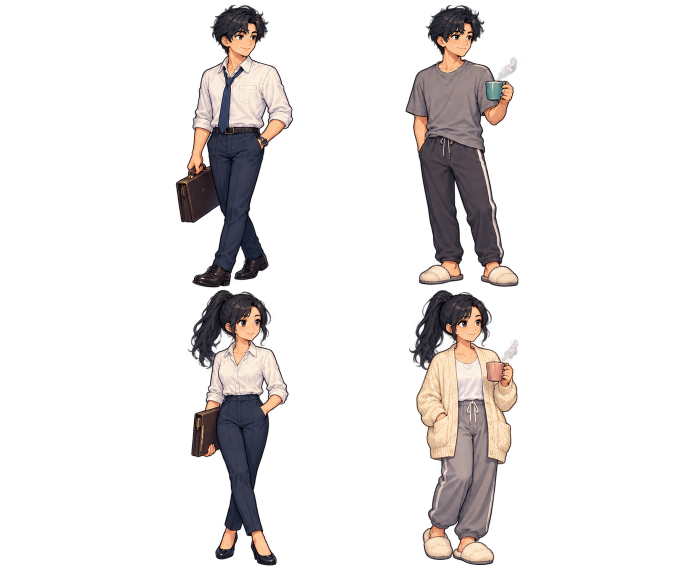
#> input picture assets/concept_v3/characters/protagonist_variants_sheet.png, 1374 x 1145 px (shown at 1/2 size)
$ python cut_characters.py
#> lines starting #> are read from the running program, lines starting #| are printed output that depends on the picture; after the words box and inside, x2 and y2 are one past the last pixel; in counts of white or black regions, pixels touching at a corner belong together
#!/usr/bin/env python3
"""Extract complete transparent figures from generated character sheets.

Reads alpha components to locate full figures, retaining the source RGBA pixels.
ImageMagick separates neighboring figures and crops; it does not repaint or resize.
Requires scipy, numpy, Pillow and ImageMagick 7.
"""
from __future__ import annotations

import argparse
import hashlib
import json
from pathlib import Path
import subprocess
import tempfile

import numpy as np
from PIL import Image
from scipy import ndimage

ROOT = Path(__file__).resolve().parents[1]


def digest(path):
    return hashlib.sha256(path.read_bytes()).hexdigest()


def extract_sheet(root: Path, source: Path, ids: list[str], labels_text: list[str],
                  columns: int, kinds: list[str]) -> tuple[list[dict], dict]:
#> called with columns = 2
    with Image.open(source) as image:
#> image is the input picture: PIL image 1374x1145 RGBA; mean R, G, B, A 24.5, 21.2, 20.2, 43.5
        pixels = np.asarray(image.convert('RGBA'), dtype=np.uint8)
    alpha = pixels[:, :, 3]
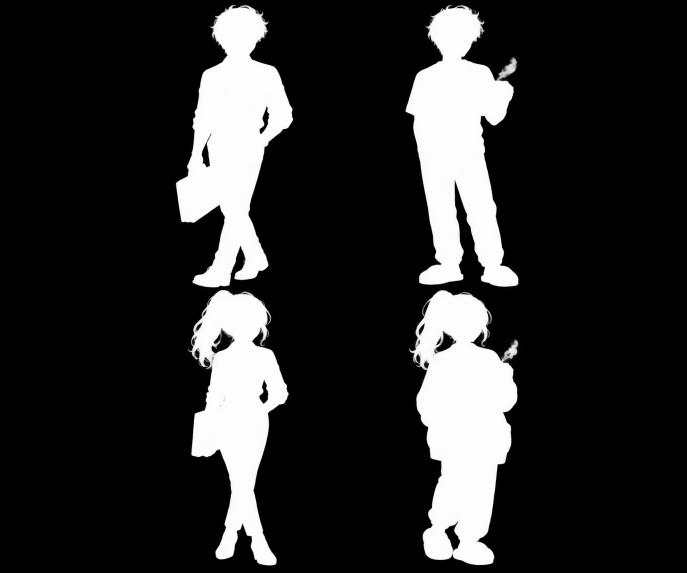
#> alpha: shape (1145, 1374) (shown at 1/2 size); min 0, max 255, mean 43.5
    # A >4 component includes soft edges but avoids invisible A=1 bridges between figures.
    component_labels, _ = ndimage.label(alpha > 4)
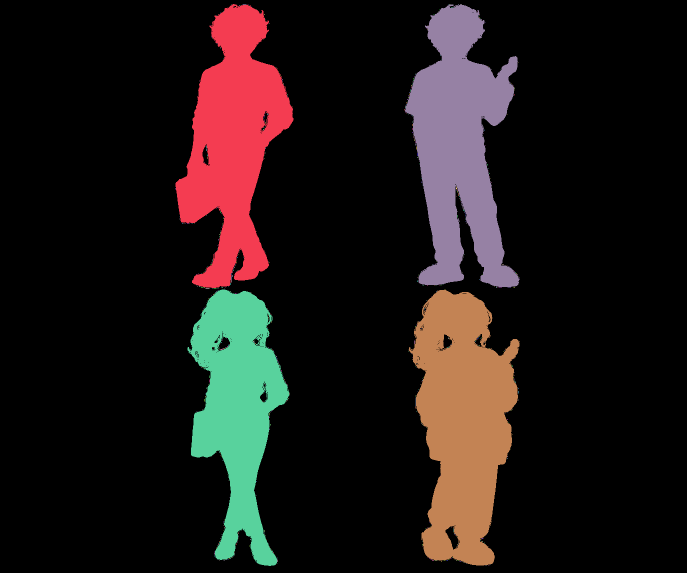
#> component_labels: shape (1145, 1374) int32 (shown at 1/2 size); 682 distinct labels, from 0 to 681; one colour per label, 0 black
    sizes = np.bincount(component_labels.ravel())
#> sizes = 682 values, max 1287542 at index 0, min 1 at index 5, mean 2306.8
    sizes[0] = 0
    components = list(np.flatnonzero(sizes > 2000))
#> components = [1, 9, 324, 326]
    if len(components) != len(ids):
        raise ValueError(f'{source.name}: {len(components)} full figures, expected {len(ids)}')
    boxes = ndimage.find_objects(component_labels)
#> boxes = 681 items
    components.sort(key=lambda i: (boxes[i - 1][0].start + boxes[i - 1][0].stop) / 2)
    ordered = []
    for row in range(len(ids) // columns):
        group = components[row * columns:(row + 1) * columns]
        ordered.extend(sorted(group, key=lambda i: (boxes[i - 1][1].start + boxes[i - 1][1].stop) / 2))
#> this loop made 2 passes
#> group on passes 1 to 2: [9, 1], [324, 326]
#> after the loop, ordered = [1, 9, 324, 326]
    major_mask = np.isin(component_labels, ordered)
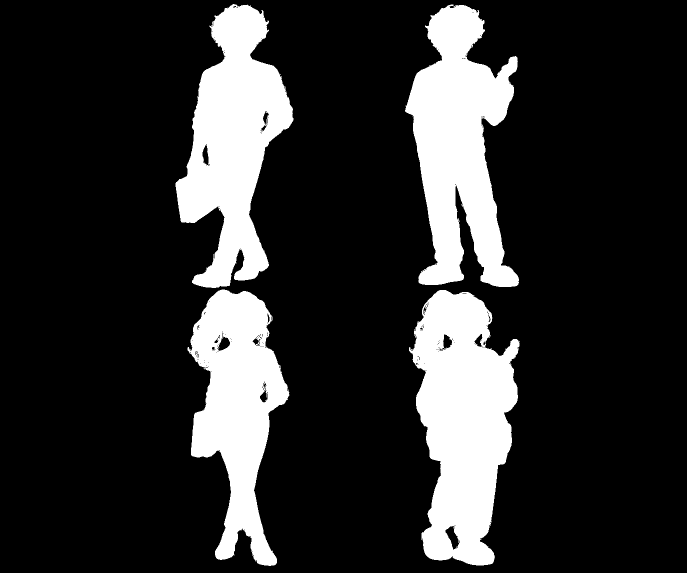
#> major_mask: shape (1145, 1374) bool (shown at 1/2 size); 18.1% white; 4 white regions, box (x1, y1, x2, y2) and area: (818, 580, 1039, 1131) 79338, (810, 9, 1038, 574) 74000, (351, 8, 587, 576) 70490, (375, 579, 579, 1132) 60651
    distance, nearest = ndimage.distance_transform_edt(~major_mask, return_indices=True)
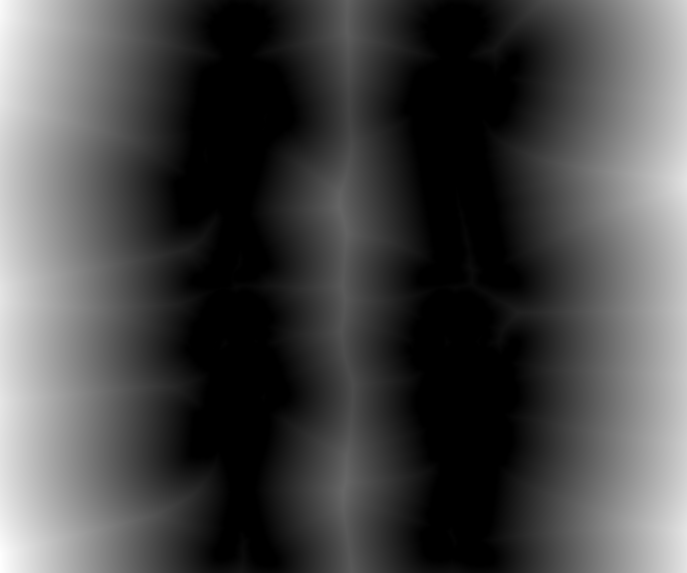
#> distance: shape (1145, 1374) float64 (shown at 1/2 size); min 0, max 431.3, mean 119.8; drawn with min black and max white
    owners = component_labels[nearest[0], nearest[1]]
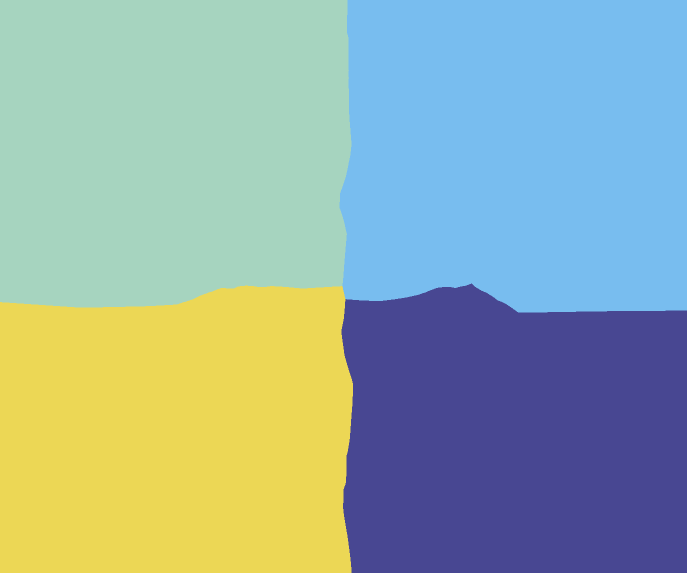
#> owners: shape (1145, 1374) int32 (shown at 1/2 size); 4 distinct labels, from 1 to 326; one colour per label, 0 black
    output_dir = root / 'characters/individual'
    output_dir.mkdir(parents=True, exist_ok=True)
    records = []
    assigned = np.zeros(alpha.shape, dtype=bool)
    for index, (component, character_id, label, kind) in enumerate(zip(ordered, ids, labels_text, kinds)):
        # Only A<=4 fringe is assigned by proximity. Every A>4 source pixel of this
        # figure is preserved; pixels of neighboring figures are never included.
        keep = (owners == component) & (alpha > 0) & (distance <= 8)
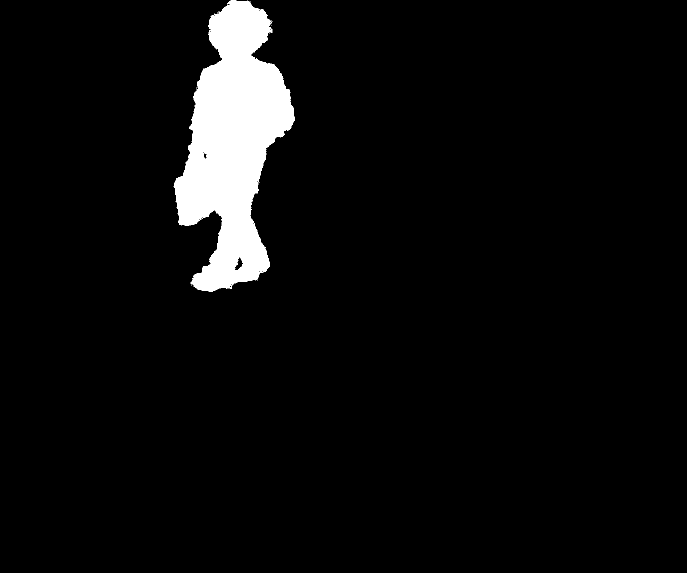
#> keep: shape (1145, 1374) bool (shown at 1/2 size); 4.9% white; 23 white regions (22 under 20 px), largest, box (x1, y1, x2, y2) and area: (348, 0, 590, 583) 76428
        if np.any(assigned & keep):
            raise ValueError('Character extraction masks overlap')
        assigned |= keep
        ys, xs = np.nonzero(keep)
        if not len(xs):
            raise ValueError(f'Empty character {character_id}')
        x0, y0 = max(0, int(xs.min()) - 3), max(0, int(ys.min()) - 3)
#> x0 = 344; y0 = 0
        x1, y1 = min(alpha.shape[1], int(xs.max()) + 4), min(alpha.shape[0], int(ys.max()) + 4)
#> x1 = 593; y1 = 586
        mask = keep[y0:y1, x0:x1].astype(np.uint8) * 255
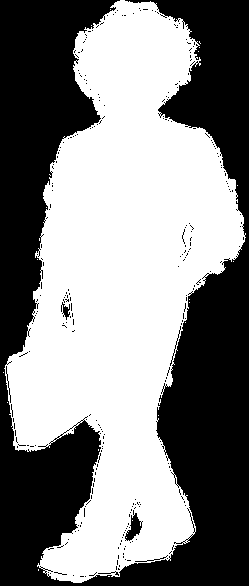
#> mask: shape (586, 249); 52.4% white; 286 black regions (279 under 20 px), largest, box (x1, y1, x2, y2) and area: (0, 0, 249, 586) 68336, (125, 510, 143, 541) 244, (61, 302, 70, 320) 79
        output = output_dir / (character_id + '.png')
        with tempfile.TemporaryDirectory(prefix='law-char-mask-') as temporary:
            mask_file = Path(temporary) / 'extraction_mask.pgm'
            mask_file.write_bytes(f'P5\n{x1 - x0} {y1 - y0}\n255\n'.encode('ascii') + mask.tobytes())
            command = ['magick', str(source), '-crop', f'{x1-x0}x{y1-y0}+{x0}+{y0}', '+repage',
                       '(', str(mask_file), '-alpha', 'copy', ')', '-compose', 'DstIn',
                       '-composite', str(output)]
            result = subprocess.run(command, stdout=subprocess.PIPE, stderr=subprocess.PIPE, text=True)
            if result.returncode:
                raise RuntimeError(result.stderr)
        with Image.open(output) as image:
            result_pixels = np.asarray(image.convert('RGBA'), dtype=np.uint8)
        original_roi = pixels[y0:y1, x0:x1]
        if not np.array_equal(result_pixels[mask > 0], original_roi[mask > 0]):
            raise ValueError(f'{character_id}: original figure RGBA changed during extraction')
        if np.any(result_pixels[:, :, 3][mask == 0]):
            raise ValueError(f'{character_id}: neighbor pixels were not removed')
        if np.any((component_labels == component) & ~keep):
            raise ValueError(f'{character_id}: foreground pixels omitted')
        records.append({'id': character_id, 'label': label, 'title': label, 'kind': kind,
                        'group': kind, 'source_sheet': source.relative_to(root).as_posix(),
                        'source_rect': {'x': x0, 'y': y0, 'width': x1-x0, 'height': y1-y0},
                        'source_component': int(component), 'file': output.relative_to(root).as_posix(),
                        'width': x1-x0, 'height': y1-y0, 'sha256': digest(output),
                        'source_figure_rgba_preserved': True,
                        'source_edge_touch': bool(xs.min() == 0 or ys.min() == 0 or xs.max() == alpha.shape[1]-1 or ys.max() == alpha.shape[0]-1)})
    return records, {'file': source.relative_to(root).as_posix(), 'sha256': digest(source),
                     'figures': len(records), 'alpha_threshold_for_components': 4,
                     'edge_fringe_radius_px': 8, 'all_source_figure_rgba_preserved': True,
                     'all_figure_alpha_pixels_preserved': True, 'neighbor_pixels_excluded': True,
                     'note': 'Only nearly transparent A<=4 pixels use nearest-component assignment; no RGB or shading is repainted.'}


def main():
    parser = argparse.ArgumentParser(description=__doc__)
    parser.add_argument('--root', type=Path, default=ROOT)
    args = parser.parse_args()
    root = args.root.resolve()
    items, reports = [], []
    protagonists = ['PRO-M-WORK', 'PRO-M-HOME', 'PRO-F-WORK', 'PRO-F-HOME']
    names = ['男主角・工作服', '男主角・居家服', '女主角・工作服', '女主角・居家服']
    result, report = extract_sheet(root, root / 'characters/protagonist_variants_sheet.png',
                                   protagonists, names, 2, ['protagonist'] * 4)
    items.extend(result)
    reports.append(report)
    staff_ids = [f'EMP{i:03}' for i in range(1, 46)] + [f'REC{i:03}' for i in range(1, 4)]
    for index in range(4):
        ids = staff_ids[index*12:(index+1)*12]
        names = [('員工 ' if i.startswith('EMP') else '候選人 ') + i for i in ids]
        kinds = ['staff' if i.startswith('EMP') else 'candidate' for i in ids]
        result, report = extract_sheet(root, root / f'characters/staff_sheet_{index+1}.png', ids, names, 6, kinds)
        items.extend(result)
        reports.append(report)
    catalog = {'version': '0.3', 'game_name': '訴訟之神之路',
               'purpose': '概念插畫風透明立繪；不是可換裝的分層角色系統或動畫骨架',
               'counts': {'protagonist_variants': 4, 'staff': 45, 'candidates': 3, 'total_pngs': 52},
               'characters': items}
    (root / 'character_catalog.json').write_text(json.dumps(catalog, ensure_ascii=False, indent=2) + '\n')
    (root / 'exports/character_validation.json').write_text(json.dumps(
        {'characters': len(items), 'sheets': reports, 'method': 'alpha-component separation and source-RGBA-preserving crop; no redrawing or resizing',
         'source_edge_touches': [i['id'] for i in items if i['source_edge_touch']],
         'manual_review': 'required: full body, shoes, hair, source drawing quality'}, ensure_ascii=False, indent=2) + '\n')
    manifest_path = root / 'manifest.json'
    manifest = json.loads(manifest_path.read_text())
    manifest['characters_path'] = 'character_catalog.json'
    manifest['character_counts'] = catalog['counts']
    manifest_path.write_text(json.dumps(manifest, ensure_ascii=False, indent=2) + '\n')
    print(json.dumps(catalog['counts'], ensure_ascii=False))


if __name__ == '__main__':
    main()
#> (the call stopped at in extract_sheet, `result = subprocess.run(command, stdout=subprocess.PIPE, stderr=subpro..`: subprocess is not available in this run)
